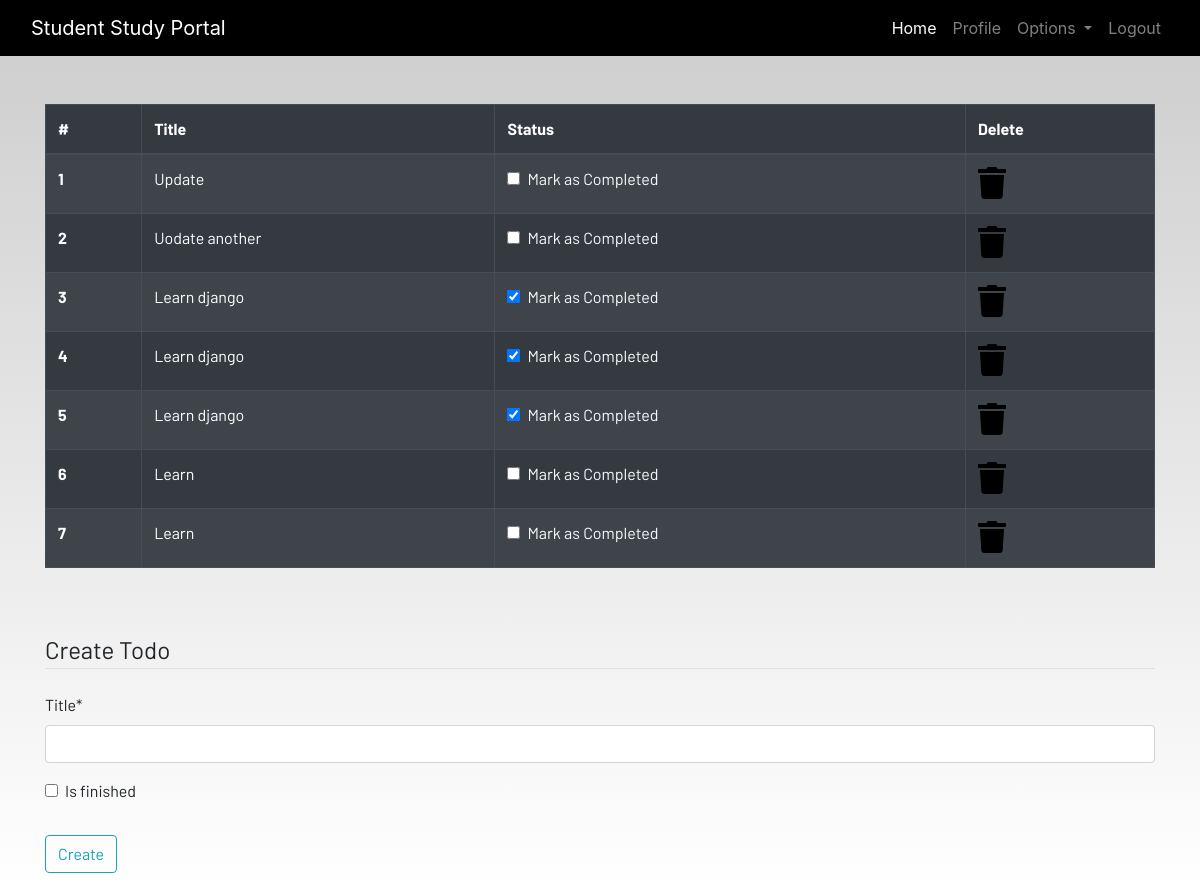
Page /todo/ (signed in) on the earlier database version.
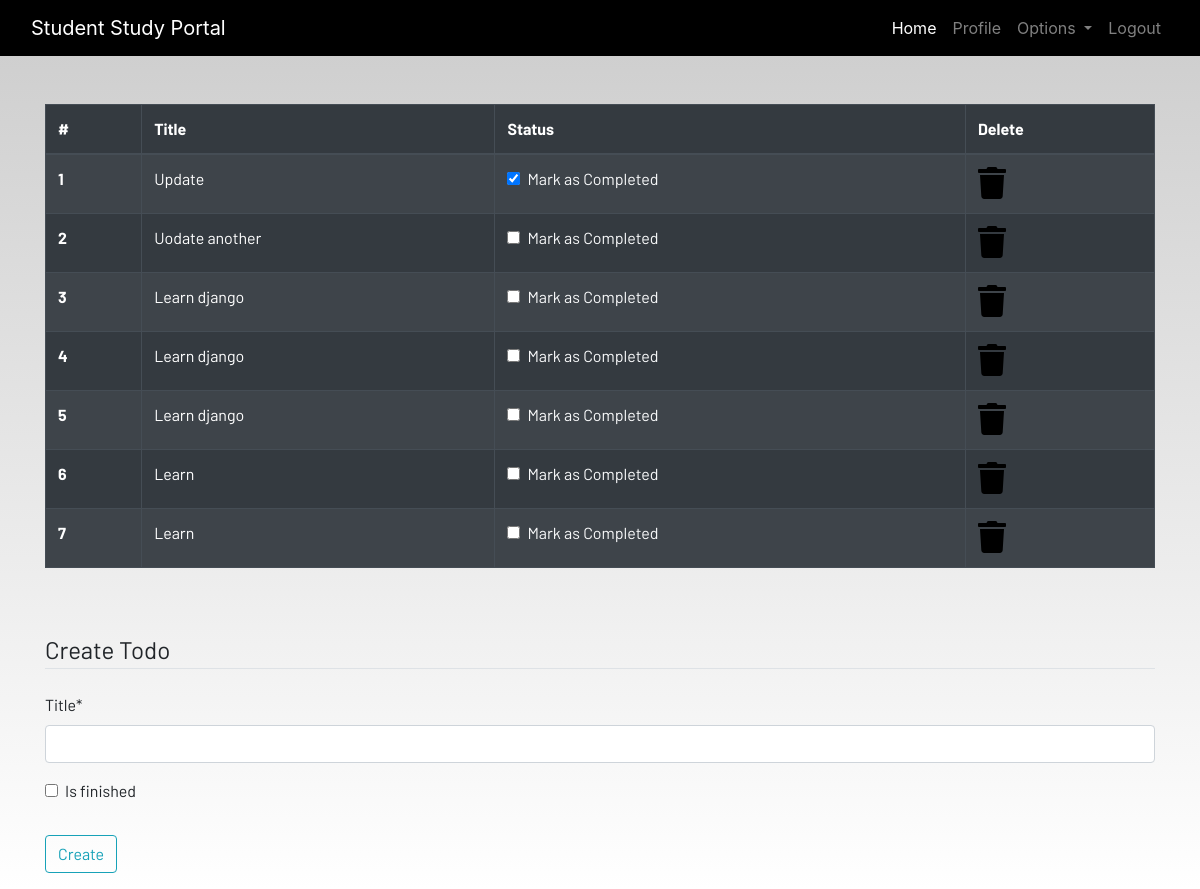
Same page on the later database version.
### Dashboard/models.py (models this page shows)
class ToDo(models.Model):
    user = models.ForeignKey(User, on_delete=models.CASCADE)
    title= models.CharField(max_length=200)
    is_finished = models.BooleanField(default=False)

### Dashboard/views.py (the view, shortened to what this page needs)
# urls.py: path('todo/',views.todo, name='todo'),
@login_required
def todo(request):
    form = TodoForm()
    todo = ToDo.objects.filter(user= request.user)
    if len(todo) == 0:
        todos_done = 'True'
    else:
        todos_done = 'False'
    context = {
        'todos':todo,
        'form':form,
        'todos_done':todos_done
    }
    return render(request, "Dashboard/todo.html", context)

### Dashboard/form.py
class TodoForm(forms.ModelForm):
    class Meta:
        model = ToDo
        fields = ['title', 'is_finished']

### Dashboard/templates/Dashboard/todo.html (shortened to what this page needs)
{% extends 'dashboard/base.html' %}
{% load crispy_forms_tags %}
{% load static %}
{% block content %}
<div class="container">
    {% if  todos_done %}
    <table class="table table-striped table-bordered table-hover table-dark">
        <thead>
            <tr>
                <th scope="col">#</th>
                <th scope="col">Title</th>
                <th scope="col">Status</th>
                <th scope="col">Delete</th>
            </tr>
        </thead>
        <tbody>
            {% for item in todos %}
            <tr>
                <th scope="row">{{forloop.counter}}</th>
                <td>{{item.title}}</td>
                <td>
                    <a href="{% url 'update-todo' item.id %}">
                        <div class="form-check">
                            {% if item.is_finished == True %}
                            <input class="form-check-input" type="checkbox" value="" checked>
                            {% else %}
                            <input class="form-check-input" type="checkbox" value="" >
                            {% endif %}
                            <label class="form-check-label text-light" for="flexCheckDefault">
                                Mark as Completed
                            </label>
                        </div>
                    </a>
                </td>
                <td><a href="{% url 'deletet' item.id %}"><i class="fa fa-trash fa-2x"></i></a></td>
            </tr>
            {% endfor %}
        </tbody>
    </table>
    {% else %}
    <h4>All tasks have been done!! create to add more</h4>
    {% endif %}
</div><br><br>
<div class="container">
    <form method="POST">
        <fieldset class="form-group">
            <legend class="border-bottom mb-4">Create Todo</legend>
            {{form|crispy}}
        </fieldset>
        <div class="form-group">
            <button href="" class="btn btn-outline-info" type="submit">
                Create
            </button>
        </div>
    </form>
</div>
{% endblock content %}

### Dashboard/templates/Dashboard/base.html (shortened to what this page needs)
<!DOCTYPE html>
{% load static %}
<html lang="en">
<head>
  <link rel="stylesheet" href="https://stackpath.bootstrapcdn.com/bootstrap/4.3.1/css/bootstrap.min.css"
 />
  <link rel="stylesheet" href="https://use.fontawesome.com/releases/v5.7.2/css/all.css"
 />
  <link rel="stylesheet" href="{% static 'css/main.css' %}" />
</head>
<body>
  <header>
    <nav class="navbar navbar-expand-lg navbar-dark bg-dark">
      <div class="container-fluid">
        <a class="navbar-brand" href="{% url 'home' %}">Student Study Portal</a>
        <div class="collapse navbar-collapse justify-content-end" id="navbarSupportedContent">
          <ul class="navbar-nav mb-2 mb-lg-0">
            <li class="nav-item">
              <a class="nav-link active" aria-current="page" href="{% url 'home' %}">Home</a>
            </li>
            {% if user.is_authenticated %}
            <li class="nav-item">
              <a class="nav-link" href="{% url 'profile' %}">Profile</a>
            </li>
            <li class="nav-item dropdown">
              <a class="nav-link dropdown-toggle" href="#" id="navbarDropdown" role="button" data-toggle="dropdown"
                aria-haspopup="true" aria-expanded="false">
                Options
              </a>
            </li>
            <li class="nav-item">
              <a class="nav-link" href="{% url 'logout' %}">Logout</a>
            </li>
            {% endif %}
          </ul>
        </div>
      </div>
    </nav>
  </header>
  <br /><br />
  <main>
    {% block content %}
    {% endblock content %}
  </main>
</body>
</html>

### Dashboard/static/css/main.css (style rules this page uses)
html { scroll-behavior: smooth; height: 100%; width: 100%; }
main { font-family: Barlow, Quicksand, Rubik, sans-serif, serif, 'Times New Roman', Times, serif !important; }
.navbar { background-color: rgb(0, 0, 0) !important; }
a { text-decoration: none !important; color: black; }
html, body { max-width: 100%; overflow-x: hidden; height: 100%; width: 100%; }
body { background: linear-gradient(rgba(0, 0, 0, 0.2), rgba(255, 255, 255, 0.5)); overflow-x: hidden; background-repeat: no-repeat; }
.fa { color: black; }

Differences in the rows shown:
changed ToDo "Update": value "☐" → "☑"
changed ToDo (number 3 of 7 on the later page): value "☑" → "☐"
changed ToDo (number 4 of 7 on the later page): value "☑" → "☐"
changed ToDo (number 5 of 7 on the later page): value "☑" → "☐"
